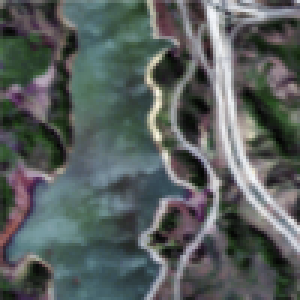
#> input picture experimental/notebooks/resized_image.png, 100 x 100 px (shown 3 times larger)
$ jupyter execute --allow-errors region_selection.ipynb
#> lines starting #> are read from the running program, lines starting #| are printed output that depends on the picture
[cell 1]
import numpy as np

#> (a cell that did not finish here is left out)

[cell 3]
import matplotlib.pyplot as plt
import matplotlib.patches as patches
from mpl_toolkits.axes_grid1 import make_axes_locatable

# Plot the matrix with imshow
# img = plt.imshow(jasper_3d[80, :, :], cmap='gray')
img = plt.imread('resized_image.png')
#> img is the input picture: shape (100, 100, 4) float32; mean R, G, B, A 0.345, 0.371, 0.366, 1

# Plot the image with imshow
plt.imshow(img)
# Add a rectangular box around the region of interest
rect1 = patches.Rectangle((0, 62), 8, 8, linewidth=2, edgecolor='r', facecolor='none') # jasper_small_6
rect2 = patches.Rectangle((30, 10), 10, 10, linewidth=2, edgecolor='r', facecolor='none') # jasper_small_2
rect3 = patches.Rectangle((0, 0), 99, 99, linewidth=2, edgecolor='r', facecolor='none')

# Add the rectangles to the plot
ax = plt.gca()
ax.add_patch(rect1)
ax.add_patch(rect2)
ax.add_patch(rect3)

# Add numbering to the rectangles
ax.text(4, 66, "1", color='r', fontsize=12, ha='center', va='center')
ax.text(35, 15, "2", color='r', fontsize=12, ha='center', va='center')
ax.text(104, 96, "3", color='r', fontsize=14, ha='right', va='bottom')

# Turn off the axis labels and tick marks
ax.axis(False)

# Adjust the layout of the plot
plt.tight_layout()

# Show the plot
# plt.show()
plt.savefig('../final_results/regions_over_img.png')
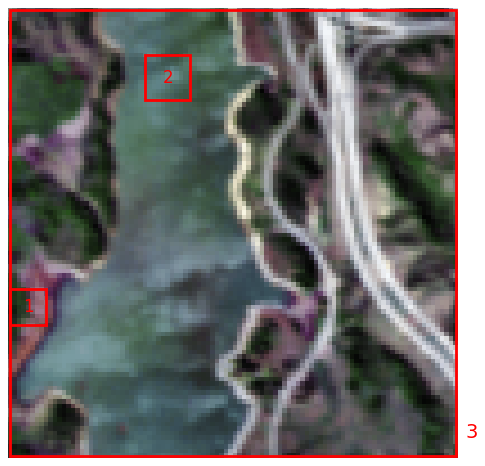
#> figure drawn by matplotlib, 1 panel
